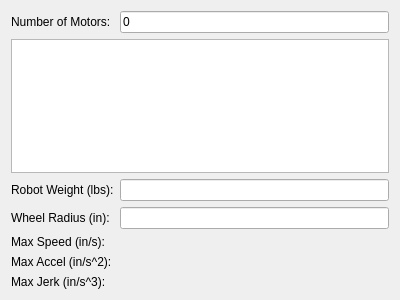
<?xml version="1.0" encoding="UTF-8"?>
<ui version="4.0">
 <class>DrivetrainWidget</class>
 <widget class="QWidget" name="DrivetrainWidget">
  <property name="geometry">
   <rect>
    <x>0</x>
    <y>0</y>
    <width>400</width>
    <height>300</height>
   </rect>
  </property>
  <property name="windowTitle">
   <string>Form</string>
  </property>
  <layout class="QVBoxLayout" name="verticalLayout">
   <item>
    <layout class="QHBoxLayout" name="horizontalLayout">
     <item>
      <widget class="QLabel" name="label">
       <property name="text">
        <string>Number of Motors: </string>
       </property>
      </widget>
     </item>
     <item>
      <widget class="QLineEdit" name="num_motors">
       <property name="text">
        <string>0</string>
       </property>
      </widget>
     </item>
    </layout>
   </item>
   <item>
    <widget class="QListWidget" name="motors"/>
   </item>
   <item>
    <spacer name="verticalSpacer">
     <property name="orientation">
      <enum>Qt::Vertical</enum>
     </property>
     <property name="sizeHint" stdset="0">
      <size>
       <width>20</width>
       <height>40</height>
      </size>
     </property>
    </spacer>
   </item>
   <item>
    <layout class="QFormLayout" name="formLayout">
     <item row="0" column="0">
      <widget class="QLabel" name="label_2">
       <property name="text">
        <string>Robot Weight (lbs):</string>
       </property>
      </widget>
     </item>
     <item row="0" column="1">
      <widget class="QLineEdit" name="weight"/>
     </item>
     <item row="1" column="0">
      <widget class="QLabel" name="label_3">
       <property name="text">
        <string>Wheel Radius (in):</string>
       </property>
      </widget>
     </item>
     <item row="1" column="1">
      <widget class="QLineEdit" name="radius"/>
     </item>
     <item row="2" column="0">
      <widget class="QLabel" name="label_4">
       <property name="text">
        <string>Max Speed (in/s):</string>
       </property>
      </widget>
     </item>
     <item row="3" column="0">
      <widget class="QLabel" name="label_5">
       <property name="text">
        <string>Max Accel (in/s^2):</string>
       </property>
      </widget>
     </item>
     <item row="4" column="0">
      <widget class="QLabel" name="label_6">
       <property name="text">
        <string>Max Jerk (in/s^3):</string>
       </property>
      </widget>
     </item>
     <item row="2" column="1">
      <widget class="QLabel" name="max_speed">
       <property name="text">
        <string/>
       </property>
      </widget>
     </item>
     <item row="3" column="1">
      <widget class="QLabel" name="max_acceleration">
       <property name="text">
        <string/>
       </property>
      </widget>
     </item>
     <item row="4" column="1">
      <widget class="QLabel" name="max_jerk">
       <property name="text">
        <string/>
       </property>
      </widget>
     </item>
    </layout>
   </item>
  </layout>
 </widget>
 <resources/>
 <connections/>
</ui>
